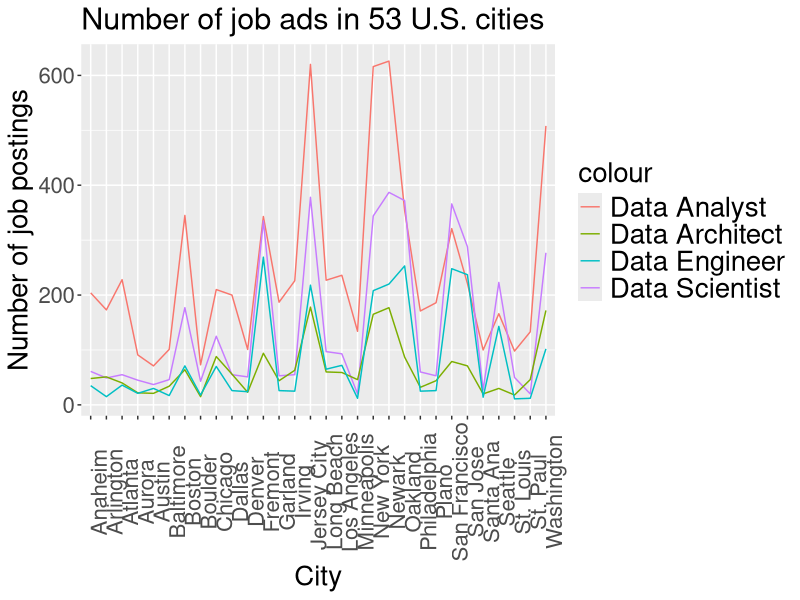
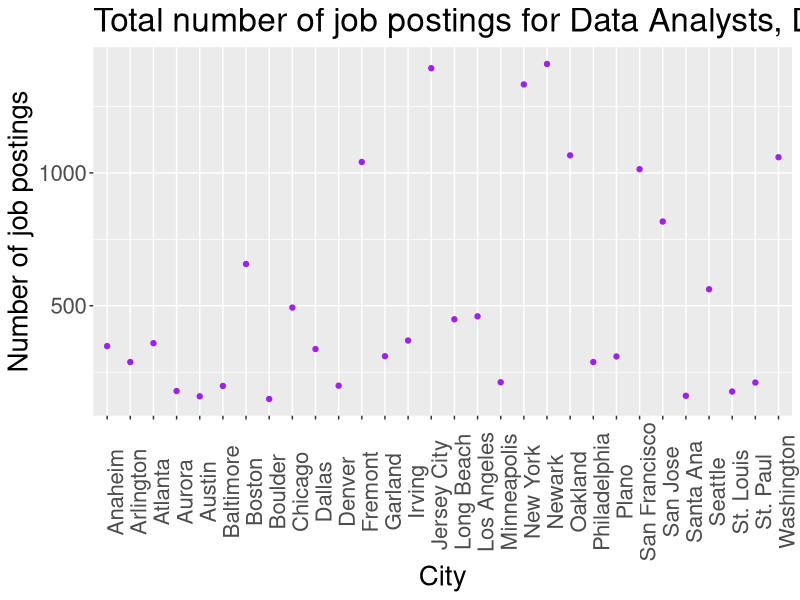
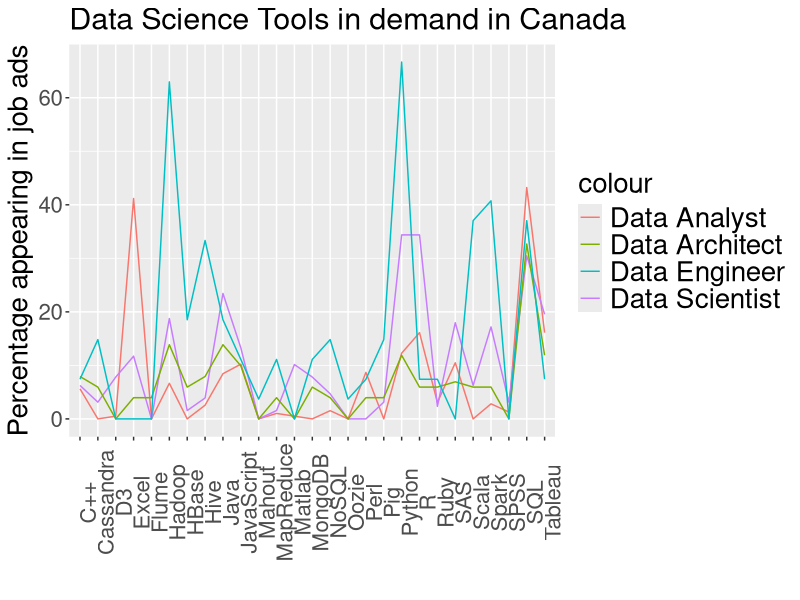
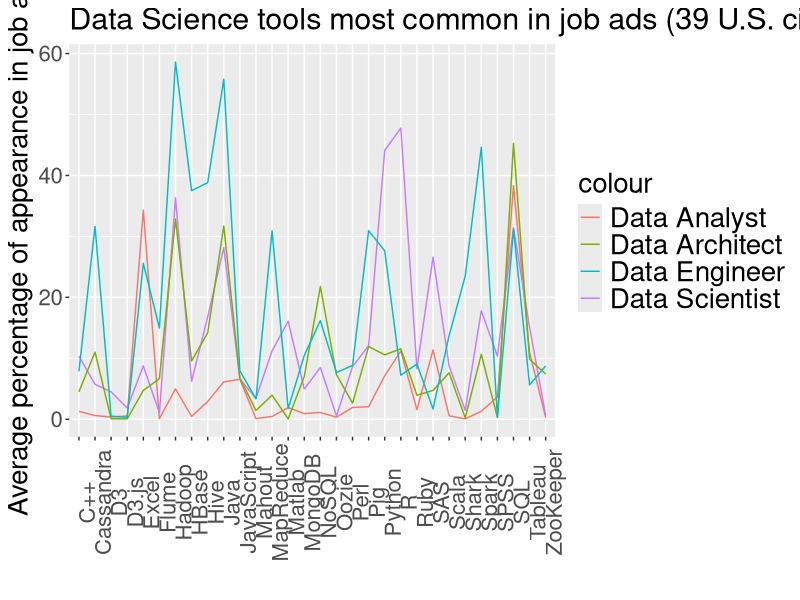
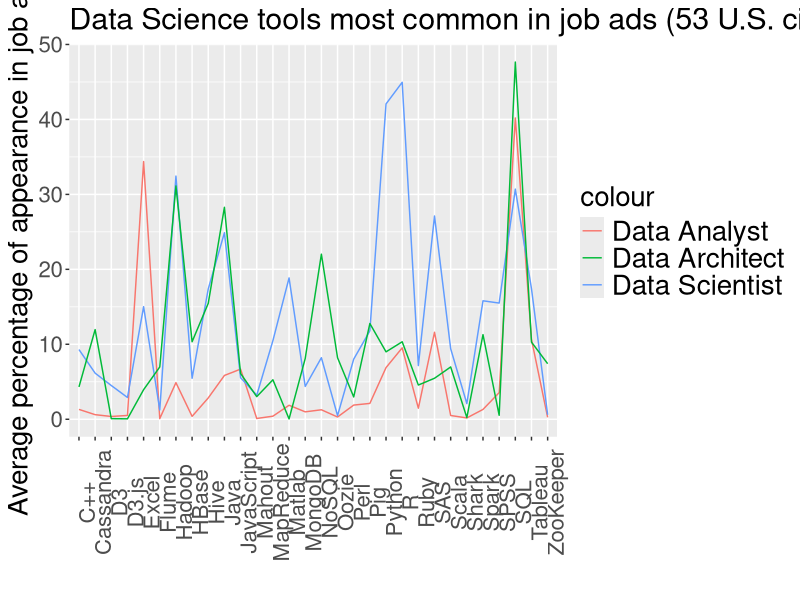
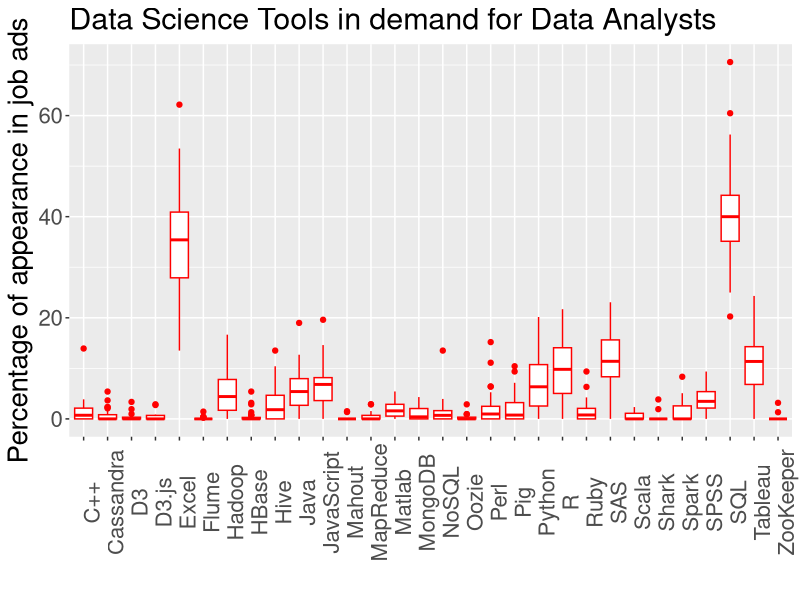
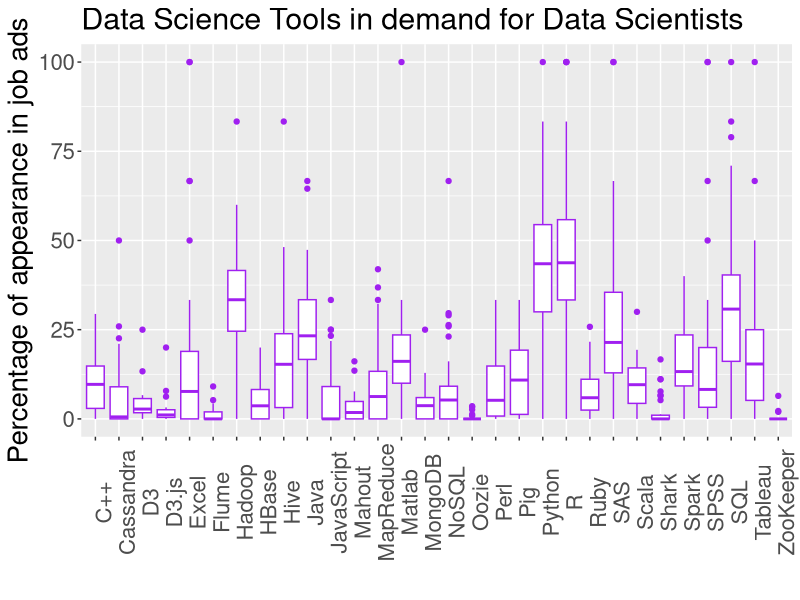
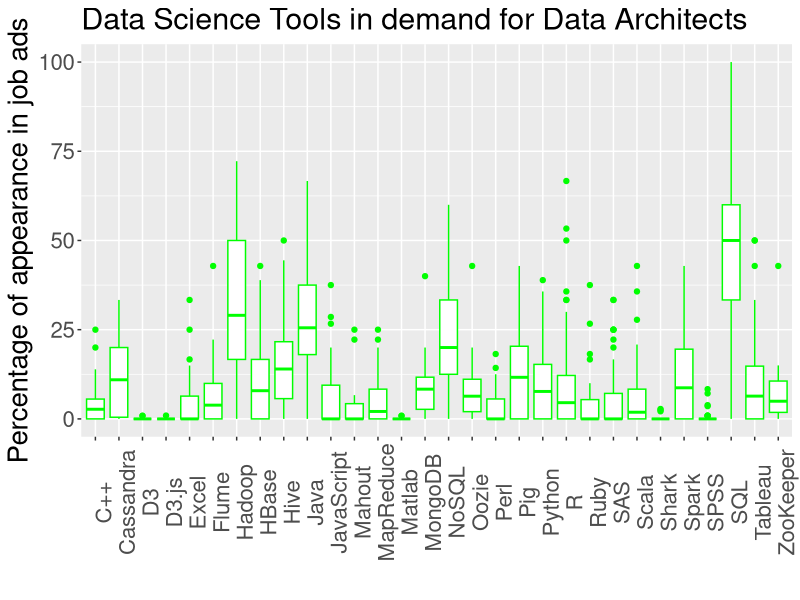

These charts were generated, in order, by the following R code:
## ---- chunk 1
library(readr)
library(tidyr)
library(dplyr)
## ---- chunk 2
library(ggplot2)
library(ggrepel)
library(gridExtra)
library(stringr)
library(wordcloud)
library(RColorBrewer)
library(tm)
library(SnowballC)  
## ---- chunk 3
num_posting <- read_csv("num_posting_US.csv") #dataset that contains the number of job postings for each job title in each of the 53 cities

num_posting <- num_posting %>% separate(col=`City, State`, into=c("City", "State"), sep=",") 

names(num_posting) <- c("City", "State", "DAnalyst", "DScientist", "DArchitect", "DEngineer")
num_posting <- replace_na(num_posting, list(DEngineer=0)) #Since the NAs for DEngineer are from cities that didn't have enough job postings (less than 10). For ease of analysis, I will consider them to be equal to zero. 

num_posting_long <- num_posting %>% gather(job_title, num_posting, DAnalyst:DEngineer) #tidy data
## ---- chunk 4
num_posting %>% 
  ggplot() +
  geom_line(aes(City, DAnalyst, group=1, color="Data Analyst")) +
  geom_line(aes(City, DScientist, group=1, color="Data Scientist")) +
  geom_line(aes(City, DArchitect, group=1, color="Data Architect")) +
  geom_line(aes(City, DEngineer, group=1, color="Data Engineer")) +
  ylab("Number of job postings") +
  ggtitle("Number of job ads in 53 U.S. cities") +
  theme( text=element_text(size=20), 
        axis.text.x=element_text(angle=90, vjust=1), 
        plot.title = element_text(size = rel(1.1)), 
        legend.text = element_text(size = 20))
## ---- chunk 5
num_posting_long %>% 
  group_by(City) %>%
  summarize(total_num_posting = sum(num_posting)) %>% 
  ggplot(aes(City, total_num_posting))+
  geom_point(color="purple") +
  ylab("Number of job postings") +
  ggtitle("Total number of job postings for Data Analysts, Data Scientists, Data Architects & Data Engineers") +
  theme( text=element_text(size=20), 
        axis.text.x=element_text(angle=90, vjust=1), 
        legend.text = element_text(size = 20))
## ---- chunk 6
canada1 <- read_csv("canada1.csv")
canada2 <- read_csv("canada2.csv")
canada3 <- read_csv("canada3.csv")
canada4 <- read_csv("canada4.csv")

names(canada1) <- c("Term", "DAnalyst")
names(canada2) <- c("Term", "DScientist")
names(canada3) <- c("Term", "DArchitect")
names(canada4) <- c("Term", "DEngineer")

j1 <- full_join(canada1, canada2, by="Term") 
j2 <- full_join(canada3, canada4, by="Term")
canada <- full_join(j1, j2, by="Term")

canada <- replace_na(canada, replace=list(DAnalyst=0, DScientist=0, DArchitect=0, DEngineer=0)) 

canada_long <- canada %>% gather(job_title, percentage, DAnalyst: DEngineer) #tidy
## ---- chunk 7
canada %>% 
  ggplot() +
  geom_line(aes(Term, DAnalyst, group=1, color="Data Analyst")) +
  geom_line(aes(Term, DScientist, group=1, color="Data Scientist")) +
  geom_line(aes(Term, DArchitect, group=1, color="Data Architect")) +
  geom_line(aes(Term, DEngineer, group=1, color="Data Engineer")) +
  xlab("") + 
  ylab("Percentage appearing in job ads") +
  ggtitle("Data Science Tools in demand in Canada") +
  theme( text=element_text(size=20), 
        axis.text.x=element_text(angle=90, vjust=1), 
        plot.title = element_text(size = rel(1.1)), 
        legend.text = element_text(size = 20))
## ---- chunk 8
canada %>% select(Term, DAnalyst) %>% arrange(desc(DAnalyst))
## ---- chunk 9
canada %>% select(Term, DScientist) %>% arrange(desc(DScientist))
## ---- chunk 10
canada %>% select(Term, DArchitect) %>% arrange(desc(DArchitect))
## ---- chunk 11
canada %>% select(Term, DEngineer) %>% arrange(desc(DEngineer))
## ---- chunk 12
master_39cities <- read_csv("master_39cities.csv")
master_53cities <- read_csv("master_53cities.csv")
master_39cities_long <- master_39cities %>% gather(job_title, percentage, DAnalyst: DEngineer) #tidy
master_53cities_long <- master_53cities %>% gather(job_title, percentage, DAnalyst: DArchitect) #tidy
## ---- chunk 13
avg_appearance_39 <- master_39cities %>% 
  group_by(Term) %>% 
  summarize(avg_DAnalyst = mean(DAnalyst), avg_DScientist = mean(DScientist), 
            avg_DArchitect = mean(DArchitect), avg_DEngineer = mean(DEngineer)) 

avg_appearance_39 %>%
  ggplot() +
  geom_line(aes(Term, avg_DAnalyst, group=1, color="Data Analyst")) + 
  geom_line(aes(Term, avg_DScientist, group=1, color="Data Scientist")) +
  geom_line(aes(Term, avg_DArchitect, group=1, color="Data Architect")) +
  geom_line(aes(Term, avg_DEngineer, group=1, color="Data Engineer")) +
  xlab("") +
  ylab("Average percentage of appearance in job ads") +
  ggtitle("Data Science tools most common in job ads (39 U.S. cities)")+
  theme( text=element_text(size=20), 
        axis.text.x=element_text(angle=90, vjust=1), 
        plot.title = element_text(size = rel(1.1)), 
        legend.text = element_text(size = 20))
## ---- chunk 14
avg_appearance_39 %>% select(Term, avg_DAnalyst) %>% arrange(desc(avg_DAnalyst))
## ---- chunk 15
avg_appearance_39 %>% select(Term, avg_DScientist) %>% arrange(desc(avg_DScientist))
## ---- chunk 16
avg_appearance_39 %>% select(Term, avg_DArchitect) %>% arrange(desc(avg_DArchitect))
## ---- chunk 17
avg_appearance_39 %>% select(Term, avg_DEngineer) %>% arrange(desc(avg_DEngineer))
## ---- chunk 18
#I"m also checking if the trends are any different when looked at 53 cities. Since the dataset does not have the numbers for data engineers, I'll only be looking at data analysts, data scientists & data architects.  
avg_appearance_53 <- master_53cities %>% group_by(Term) %>% summarize(avg_DAnalyst = mean(DAnalyst), avg_DScientist = mean(DScientist), avg_DArchitect = mean(DArchitect)) 

avg_appearance_53 %>% 
  ggplot() +
  geom_line(aes(Term, avg_DAnalyst, group=1, color="Data Analyst")) + 
  geom_line(aes(Term, avg_DScientist, group=1, color="Data Scientist")) +
  geom_line(aes(Term, avg_DArchitect, group=1, color="Data Architect")) +
  xlab("") +
  ylab("Average percentage of appearance in job ads") +
  ggtitle("Data Science tools most common in job ads (53 U.S. cities)")+
  theme( text=element_text(size=20), 
        axis.text.x=element_text(angle=90, vjust=1), 
        plot.title = element_text(size = rel(1.1)), 
        legend.text = element_text(size = 20))
## ---- chunk 19
avg_appearance_53 %>% select(Term, avg_DAnalyst) %>% arrange(desc(avg_DAnalyst))
## ---- chunk 20
avg_appearance_53 %>% select(Term, avg_DScientist) %>% arrange(desc(avg_DScientist))
## ---- chunk 21
avg_appearance_53 %>% select(Term, avg_DArchitect) %>% arrange(desc(avg_DArchitect))
## ---- chunk 22
master_53cities %>% 
  ggplot(aes(Term, DAnalyst)) + 
  geom_boxplot(color="red") +
  xlab("") +
  ylab("Percentage of appearance in job ads") +
  ggtitle("Data Science Tools in demand for Data Analysts")+
  theme( text=element_text(size=20), 
        axis.text.x=element_text(angle=90, vjust=1), 
        plot.title = element_text(size = rel(1.1)), 
        legend.text = element_text(size = 20))
## ---- chunk 23
master_53cities %>% 
  ggplot(aes(Term, DScientist)) + 
  geom_boxplot(color="purple") +
  xlab("") +
  ylab("Percentage of appearance in job ads") +
  ggtitle("Data Science Tools in demand for Data Scientists")+
  theme( text=element_text(size=20), 
        axis.text.x=element_text(angle=90, vjust=1), 
        plot.title = element_text(size = rel(1.1)), 
        legend.text = element_text(size = 20))
## ---- chunk 24
master_53cities %>% 
  ggplot(aes(Term, DArchitect)) + 
  geom_boxplot(color="green") +
  xlab("") +
  ylab("Percentage of appearance in job ads") +
  ggtitle("Data Science Tools in demand for Data Architects")+
  theme( text=element_text(size=20), 
        axis.text.x=element_text(angle=90, vjust=1), 
        plot.title = element_text(size = rel(1.1)), 
        legend.text = element_text(size = 20))
## ---- chunk 25
master_39cities %>% 
  ggplot(aes(Term, DEngineer)) + 
  geom_boxplot(color="turquoise") +
  xlab("") +
  ylab("Percentage of appearance in job ads") +
  ggtitle("Data Science Tools in demand for Data Engineers")+
  theme( text=element_text(size=20), 
        axis.text.x=element_text(angle=90, vjust=1), 
        plot.title = element_text(size = rel(1.1)), 
        legend.text = element_text(size = 20))
## ---- chunk 26
master_39cities%>% 
  filter (City == "New York" | City=="Newark" | City =="Jersey" | City =="Washington") %>%
  ggplot() +
  geom_line(aes(Term, DAnalyst, group=1, color="Data Analyst" )) +
  geom_line(aes(Term, DScientist, group=1, color="Data Scientist")) +
  geom_line(aes(Term, DArchitect, group=1, color="Data Architect")) +
  geom_line(aes(Term, DEngineer, group=1, color="Data Engineer")) + 
  facet_wrap(~City) +
  xlab("") +
  ylab("Percentage of appearance in job postings") +
  ggtitle("Percentage of job ads with a data science tool")+
  theme( text=element_text(size=20), 
        axis.text.x=element_text(angle=90, vjust=1), 
        plot.title = element_text(size = rel(1.1)), 
        legend.text = element_text(size = 20))
## ---- chunk 27
master_39cities%>% 
  filter (City == "Boston" | City=="Oakland" | City =="San Francisco" | City =="Fremont") %>%
  ggplot() +
  geom_line(aes(Term, DAnalyst, group=1, color="Data Analyst" )) +
  geom_line(aes(Term, DScientist, group=1, color="Data Scientist")) +
  geom_line(aes(Term, DArchitect, group=1, color="Data Architect")) +
  geom_line(aes(Term, DEngineer, group=1, color="Data Engineer")) + 
  facet_wrap(~City) +
  xlab("") +
  ylab("Percentage of appearance in job postings") +
  ggtitle("Percentage of job ads with a data science tool")+
  theme( text=element_text(size=20), 
        axis.text.x=element_text(angle=90, vjust=1), 
        plot.title = element_text(size = rel(1.1)), 
        legend.text = element_text(size = 20))
## ---- chunk 28
master_39cities%>% 
  filter (City == "Los Angeles" | City=="Atlanta" | City =="Long Beach" | City =="Irving") %>%
  ggplot() +
  geom_line(aes(Term, DAnalyst, group=1, color="Data Analyst" )) +
  geom_line(aes(Term, DScientist, group=1, color="Data Scientist")) +
  geom_line(aes(Term, DArchitect, group=1, color="Data Architect")) +
  geom_line(aes(Term, DEngineer, group=1, color="Data Engineer")) + 
  facet_wrap(~City) +
  xlab("") +
  ylab("Percentage of appearance in job postings") +
  ggtitle("Percentage of job ads with a data science tool")+
  theme( text=element_text(size=20), 
        axis.text.x=element_text(angle=90, vjust=1), 
        plot.title = element_text(size = rel(1.1)), 
        legend.text = element_text(size = 20))
## ---- chunk 29
master_39cities%>% 
  filter (City == "San Jose" | City=="Chicago" | City =="Anaheim" | City =="Dallas") %>%
  ggplot() +
  geom_line(aes(Term, DAnalyst, group=1, color="Data Analyst" )) +
  geom_line(aes(Term, DScientist, group=1, color="Data Scientist")) +
  geom_line(aes(Term, DArchitect, group=1, color="Data Architect")) +
  geom_line(aes(Term, DEngineer, group=1, color="Data Engineer")) + 
  facet_wrap(~City) +
  xlab("") +
  ylab("Percentage of appearance in job postings") +
  ggtitle("Percentage of job ads with a data science tool")+
  theme( text=element_text(size=20), 
        axis.text.x=element_text(angle=90, vjust=1), 
        plot.title = element_text(size = rel(1.1)), 
        legend.text = element_text(size = 20))
## ---- chunk 30
master_39cities%>% 
  filter (City == "Garland" | City=="Plano" | City =="Arlington" | City =="Philadelphia") %>%
  ggplot() +
  geom_line(aes(Term, DAnalyst, group=1, color="Data Analyst" )) +
  geom_line(aes(Term, DScientist, group=1, color="Data Scientist")) +
  geom_line(aes(Term, DArchitect, group=1, color="Data Architect")) +
  geom_line(aes(Term, DEngineer, group=1, color="Data Engineer")) + 
  facet_wrap(~City) +
  xlab("") +
  ylab("Percentage of appearance in job postings") +
  ggtitle("Percentage of job ads with a data science tool")+
  theme( text=element_text(size=20), 
        axis.text.x=element_text(angle=90, vjust=1), 
        plot.title = element_text(size = rel(1.1)), 
        legend.text = element_text(size = 20))
## ---- chunk 31
master_39cities%>% 
  filter (City == "Seattle" | City=="Minneapolis" | City =="St. Paul" | City =="Baltimore") %>%
  ggplot() +
  geom_line(aes(Term, DAnalyst, group=1, color="Data Analyst" )) +
  geom_line(aes(Term, DScientist, group=1, color="Data Scientist")) +
  geom_line(aes(Term, DArchitect, group=1, color="Data Architect")) +
  geom_line(aes(Term, DEngineer, group=1, color="Data Engineer")) + 
  facet_wrap(~City) +
  xlab("") +
  ylab("Percentage of appearance in job postings") +
  ggtitle("Percentage of job ads with a data science tool")+
  theme( text=element_text(size=20), 
        axis.text.x=element_text(angle=90, vjust=1), 
        plot.title = element_text(size = rel(1.1)), 
        legend.text = element_text(size = 20))
## ---- chunk 32
master_39cities%>% 
  filter (City == "Denver" | City=="Santa Ana" | City =="St. Louis" | City =="Aurora") %>%
  ggplot() +
  geom_line(aes(Term, DAnalyst, group=1, color="Data Analyst" )) +
  geom_line(aes(Term, DScientist, group=1, color="Data Scientist")) +
  geom_line(aes(Term, DArchitect, group=1, color="Data Architect")) +
  geom_line(aes(Term, DEngineer, group=1, color="Data Engineer")) + 
  facet_wrap(~City) +
  xlab("") +
  ylab("Percentage of appearance in job postings") +
  ggtitle("Percentage of job ads with a data science tool")+
  theme( text=element_text(size=20), 
        axis.text.x=element_text(angle=90, vjust=1), 
        plot.title = element_text(size = rel(1.1)), 
        legend.text = element_text(size = 20))
## ---- chunk 33
master_39cities%>% 
  filter (City == "Mesa" | City=="Phoenix" | City =="Scottsdale" | City =="Irvine") %>%
  ggplot() +
  geom_line(aes(Term, DAnalyst, group=1, color="Data Analyst" )) +
  geom_line(aes(Term, DScientist, group=1, color="Data Scientist")) +
  geom_line(aes(Term, DArchitect, group=1, color="Data Architect")) +
  geom_line(aes(Term, DEngineer, group=1, color="Data Engineer")) + 
  facet_wrap(~City) +
  xlab("") +
  ylab("Percentage of appearance in job postings") +
  ggtitle("Percentage of job ads with a data science tool")+
  theme( text=element_text(size=20), 
        axis.text.x=element_text(angle=90, vjust=1), 
        plot.title = element_text(size = rel(1.1)), 
        legend.text = element_text(size = 20))
## ---- chunk 34
master_39cities%>% 
  filter (City == "Chandler" | City=="Gilbert" | City =="Glendale" | City =="Boulder") %>%
  ggplot() +
  geom_line(aes(Term, DAnalyst, group=1, color="Data Analyst" )) +
  geom_line(aes(Term, DScientist, group=1, color="Data Scientist")) +
  geom_line(aes(Term, DArchitect, group=1, color="Data Architect")) +
  geom_line(aes(Term, DEngineer, group=1, color="Data Engineer")) + 
  facet_wrap(~City) +
  xlab("") +
  ylab("Percentage of appearance in job postings") +
  ggtitle("Percentage of job ads with a data science tool")+
  theme( text=element_text(size=20), 
        axis.text.x=element_text(angle=90, vjust=1), 
        plot.title = element_text(size = rel(1.1)), 
        legend.text = element_text(size = 20))
## ---- chunk 35
master_39cities%>% 
  filter (City == "Austin" | City=="Columbus" | City =="San Diego") %>%
  ggplot() +
  geom_line(aes(Term, DAnalyst, group=1, color="Data Analyst" )) +
  geom_line(aes(Term, DScientist, group=1, color="Data Scientist")) +
  geom_line(aes(Term, DArchitect, group=1, color="Data Architect")) +
  geom_line(aes(Term, DEngineer, group=1, color="Data Engineer")) + 
  facet_wrap(~City) +
  xlab("") +
  ylab("Percentage of appearance in job postings") +
  ggtitle("Percentage of job ads with a data science tool")+
  theme( text=element_text(size=20), 
        axis.text.x=element_text(angle=90, vjust=1), 
        plot.title = element_text(size = rel(1.1)), 
        legend.text = element_text(size = 20))
